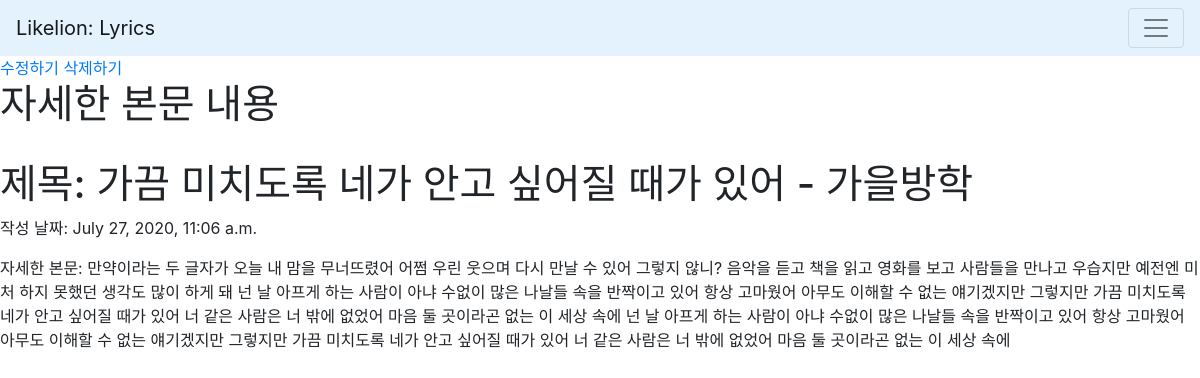
Page /crudapp/2 on the committed database.
### crudapp/models.py (models this page shows, shortened)
class Blog(models.Model):
    title = models.CharField(max_length=200)
    pub_date = models.DateTimeField('data published', null=True)
    body = models.TextField()

### crudapp/views.py (the view)
# urls.py: path('crudapp/<int:blog_id>', crudapp.views.detail, name='detail'),
def detail(request, blog_id):
    blog_detail = get_object_or_404(Blog, pk=blog_id)
    return render(request, 'crudapp/detail.html', {'blog' : blog_detail})

### crudapp/templates/crudapp/detail.html (shortened to what this page needs)
{% extends 'crudapp/base.html' %}
{% block content %}
<a href="{% url 'postupdate' blog.id %}">수정하기</a>
<a href="{% url 'postdelete' blog.id %}" onclick="return confirm('정말 삭제하시겠습니까?')">삭제하기</a>
<h1>자세한 본문 내용</h1>
<h1>제목: {{blog.title}}</h1>
<p>작성 날짜: {{blog.pub_date}}</p>
<p>자세한 본문: {{blog.body}}</p>
{% endblock %}

### rows in the picture
Blog: title "가끔 미치도록 네가 안고 싶어질 때가 있어 - 가을방학", pub_date "July 27, 2020, 11:06 a.m.", body "만약이라는 두 글자가 오늘 내 맘을 무너뜨렸어 어쩜 우린 웃으며 다시 만날 수 있어 그렇지 않니? 음악을 듣고 책을 읽고 영화를 보고 사람들을 만나고 우습지만 예전엔 미처 하지 못했던 생각도 많이 하게 돼 넌 날 아프게 하는 사람이 아냐 수없이 많은 나날들 속을 반짝이고 있어 항상 고마웠어 아무도 이해할 수 없는 얘기겠지만 그렇지만 가끔 미치도록 네가 안고 싶어질 때가 있어 너 같은 사람은 너 밖에 없었어 마음 둘 곳이라곤 없는 이 세상 속에 넌 날 아프게 하는 사람이 아냐 수없이 많은 나날들 속을 반짝이고 있어 항상 고마웠어 아무도 이해할 수 없는 얘기겠지만 그렇지만 가끔 미치도록 네가 안고 싶어질 때가 있어 너 같은 사람은 너 밖에 없었어 마음 둘 곳이라곤 없는 이 세상 속에"
